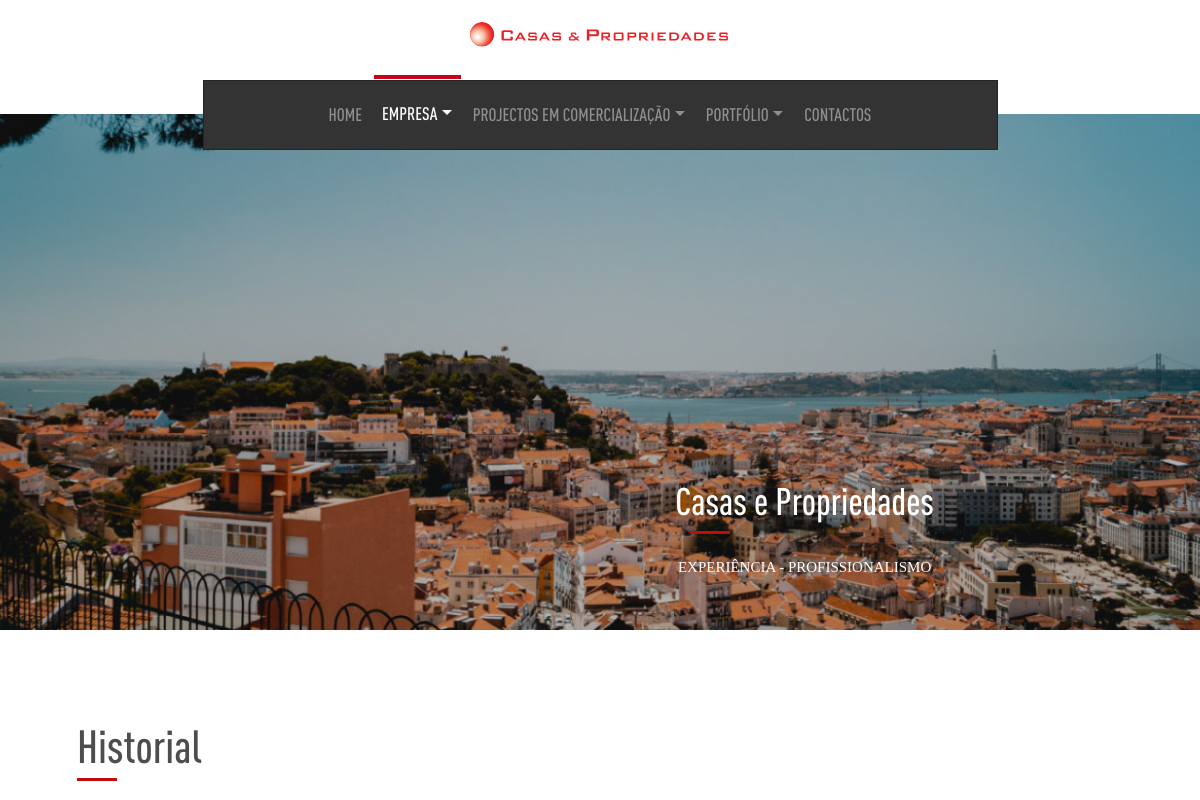
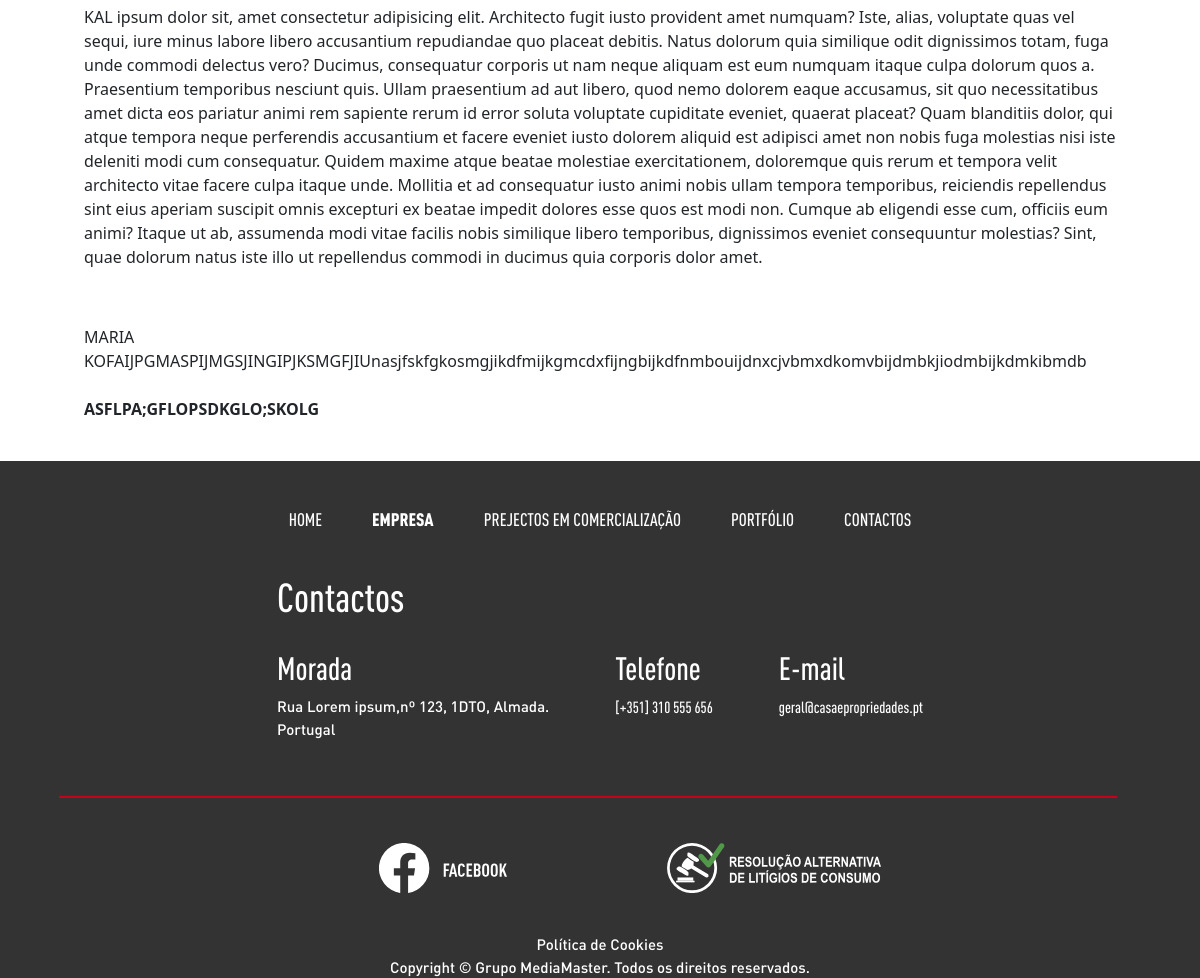
The app's page /empresa.php?id=1 with its own data (2 pictures, top to bottom).
### tables this page shows
CREATE TABLE `carousel` (
  `id` int(11) NOT NULL,
  `imagem` varchar(1000) NOT NULL,
  `titulo` varchar(100) NOT NULL,
  `texto` varchar(500) NOT NULL
);

CREATE TABLE `empresa` (
  `id` int(11) NOT NULL,
  `titulo` varchar(500) NOT NULL,
  `texto` text NOT NULL
);

CREATE TABLE `contactos` (
  `id` int(11) NOT NULL,
  `morada` varchar(500) NOT NULL,
  `telefone` varchar(500) NOT NULL,
  `email` varchar(500) NOT NULL,
  `facebook` varchar(500) NOT NULL,
  `email_form` varchar(500) NOT NULL
);

### empresa.php (called while the page is built)
<?php
$current_menu = "empresa";
require "components/header.php";
require "views/empresa_view.php";
require "components/footer.php";
?>

### helpers/_base_de_dados_helper.php (called while the page is built, shortened)
<?php
$base_dados = [
  "host" => "localhost",
  "dbname" => "casas_e_prop_bd",
  "user" => "root",
  "pass" => "",
];
$pdo = new PDO("mysql:host=$base_dados[host];dbname=$base_dados[dbname];charset=utf8mb4","$base_dados[user]","$base_dados[pass]");
function selectSql($sql){
  global $pdo;
  $consulta = $pdo->query($sql);
  $resultado = $consulta->fetchAll(PDO::FETCH_ASSOC);
  return $resultado;
}
function selectSqlUnico($sql){
  global $pdo;
  $consulta = $pdo->query($sql);
  $resultado = $consulta->fetch(PDO::FETCH_ASSOC);
  return $resultado;
}
?>

### helpers/carousel_helper.php (called while the page is built)
<?php
function getCarousel(){
  $resultado = selectSql("SELECT * FROM carousel");
  return $resultado;
}
?>

### helpers/empresa_helper.php (called while the page is built, shortened)
<?php
function getEmpresaEspecifica($id){
  $resultado = selectSqlUnico("SELECT * FROM empresa WHERE id=$id LIMIT 1");
  return $resultado;
}
?>

### helpers/contactos_helper.php (called while the page is built)
<?php
function getContactos(){
  $resultado = selectSqlUnico("SELECT * FROM contactos");
  return $resultado;
}
?>

### views/empresa_view.php (the view, shortened to what this page needs)
<?php
$form = !empty($_GET["id"]);
if($form){
  $id = intval($_GET["id"]);
  $ee = getEmpresaEspecifica($id);
}
?>
  <main class="container-fluid pt-5 px-0">
    <div class="row title mb-4 ps-1">
      <div class="col-6">
        <h1><?= $ee["titulo"] ?></h1>
        <div class="red-separator"></div>
      </div>
    </div>
    <div class="row mb-4 px-5 px-5">
      <div class="col-12 px-5 text-justify">
        <?= $ee["texto"] ?>
      </div>
    </div>
  </main>

### components/header.php (shortened to what this page needs)
<?php
  $contactos = getContactos();
  $carousel = getCarousel();
?>
<!DOCTYPE html>
<html lang="pt">
<head>
  <link href="https://cdn.jsdelivr.net/npm/bootstrap@5.3.3/dist/css/bootstrap.min.css" rel="stylesheet">
  <link rel="stylesheet" href="public/fonts/din_pro/stylesheet.css">
  <link rel="stylesheet" href="public/fonts/montserrat/stylesheet.css">
  <link rel="stylesheet" href="public/fonts/open_sans/stylesheet.css">
  <link rel="stylesheet" href="public/css/style.css">
</head>
<body>
  <header class="container-fluid">
    <div class="row">
      <div class="col-12 text-center logo_nav">
        <img src="public/img/extras/logo.svg" alt="logo" id="logotipo">
      </div>
    </div>
    <div class="row">
      <div class="col-12 text-center px-0 ">
        <nav class="navbar navbar-expand-md border border-dark m-auto nav-desktop">
          <div class="container-fluid">
            <div class="collapse navbar-collapse" id="navbarNavDropdown">
              <ul class="navbar-nav m-auto">
                <li class="nav-item">
                  <a class="nav-link <?= ($current_menu == "home") ? "active" : "" ?>" aria-current="page" href="index.php">HOME</a>
                </li>
                <li class="nav-item dropdown">
                  <a class="nav-link <?= ($current_menu == "empresa") ? "active" : "" ?> dropdown-toggle" id="empresa" role="button" data-bs-toggle="dropdown" aria-expanded="false">
                    EMPRESA
                  </a>
                </li>
                <li class="nav-item dropdown">
                  <a class="nav-link <?= ($current_menu == "projectos") ? "active" : "" ?> dropdown-toggle" href="#" role="button" data-bs-toggle="dropdown" aria-expanded="false">
                    PROJECTOS EM COMERCIALIZAÇÃO
                  </a>
                </li>
                <li class="nav-item dropdown">
                  <a class="nav-link <?= ($current_menu == "portfolio") ? "active" : "" ?> dropdown-toggle" href="#" role="button" data-bs-toggle="dropdown" aria-expanded="false">
                    PORTFÓLIO
                  </a>
                </li>
                <li class="nav-item">
                  <a class="nav-link <?= ($current_menu == "contactos") ? "active" : "" ?>" href="contactos.php">CONTACTOS</a>
                </li>
              </ul>
            </div>
          </div>
        </nav>
      </div>
    </div>
    <div class="row">
      <div class="col-12 text-center px-0 header-image">
        <div id="carouselExampleAutoplaying" class="carousel slide" data-bs-ride="carousel">
          <div class="carousel-inner">
            <?php foreach($carousel as $i => $c): ?>
              <div class="carousel-item carousel-item <?= ($i == 0) ? "active" : "" ?>">
                <img src="<?= $c["imagem"] ?>" class="d-block w-100" alt="...">
                <div class="carousel-caption d-flex justify-content-end header-image-caption">
                  <div>
                    <h1><?= $c["titulo"] ?></h1>
                    <div class="red-separator-c"></div>
                    <br>
                    <h4><?= $c["texto"] ?></h4>
                  </div>
                </div>
              </div>
            <?php endforeach?>
          </div>
        </div>
      </div>
    </div>
  </header>

### components/footer.php
  <footer class="container-fluid">
    <div class="row footer-nav">
      <div class="col-12">
        <nav>
          <a href="#" class="<?= ($current_menu == "home") ? "activated" : "" ?>">
            HOME
          </a>
          <a href="#" onclick="abrir_com_delay('empresa')" class="<?= ($current_menu == "empresa") ? "activated" : "" ?>">
            EMPRESA
          </a>
          <a href="#" class="<?= ($current_menu == "projectos") ? "activated" : "" ?>">
            PREJECTOS EM COMERCIALIZAÇÃO
          </a>
          <a href="#" class="<?= ($current_menu == "portfolio") ? "activated" : "" ?>">
            PORTFÓLIO
          </a>
          <a href="#" class="<?= ($current_menu == "contactos") ? "activated" : "" ?>">
            CONTACTOS
          </a>
        </nav>
      </div>
    </div>
    <div class="row">
      <div class="col-12 contacts">
        <div class="contacts-title">
          <h1>Contactos</h1>
        </div>
        <div class="morada">
          <h2>Morada</h2>
          <p>
            <?= $contactos["morada"] ?>
          </p>
        </div>
        <div>
          <h2>Telefone</h2>
          <?= $contactos["telefone"] ?>
        </div>
        <div>
          <h2>E-mail</h2>
          <?= $contactos["email"] ?>
        </div>
      </div>
    <div class="row">
      <div class="col-12 separator-footer">
      </div>
    </div>
    <div class="row">
      <div class="col-12 footer-img">
        <div>
          <a href="">
            <img src="public/img/svg/facebook-branco.svg" alt="facebook">
          </a>
        </div>
        <div>
          <a href="ralc.php">
            <img src="public/img/svg/ralc.svg" alt="ralc">
          </a>
        </div>
      </div>
    </div>
    <div class="cookies-copyright">
      Política de Cookies <br>
      Copyright ©  Grupo MediaMaster. Todos os direitos reservados.
    </div>
  </footer>
</body>
</html>

### public/css/style.css (style rules this page uses)
:root { --cinza: rgb(77, 77, 77); --cinza-escuro: rgb(51, 51, 51); --cinza-claro: rgb(102, 102, 102); --cinza-contactos: rgb(241, 241, 241); --vermelho: rgb(198, 2, 26); --branco: rgb(255, 255, 255); --preto: rgb(0, 0, 0); }
body { margin: 0px auto; max-width: 1280px; min-width: 360px; }
.red-separator { background-color: rgb(194, 11, 11); width: 40px; height: 3px; margin: 5px 0px 0px 73px; }
.red-separator-c { background-color: rgb(194, 11, 11); width: 40px; height: 3px; margin: -15px 0px 0px 15px; }
header #logotipo { max-width: 280px; margin: 15px 0px 25px 0px; }
header .nav-desktop { background-color: var(--cinza-escuro); height: 70px; width: 795px; z-index: 1; }
header nav .nav-item .nav-link { font-family: 'DIN-cond-med'; font-size: 18px; color: rgba(255, 255, 255, 0.45); padding-top: 21px; position: relative; bottom: 9px; border-top: 5px solid transparent; margin: 0px 2px 0px 2px; }
.dropdown-toggle::after { margin: 1px; }
.navbar-nav .nav-link.active, .navbar-nav .nav-link.show { color: var(--branco); }
.navbar-nav .nav-link.active { border-top: 4px solid var(--vermelho); }
header .header-image { margin: auto; margin: -36px 0px 18px 0px; height: fit-content; }
header .carousel-caption { padding-right: 86px; height: 156px; flex-wrap: wrap; color: white; z-index: 1; }
header .header-image-caption div > h1 { font-family: 'DIN-cond-med'; font-size: 38px; margin-bottom: 22px; }
header .header-image-caption div > h4 { font-family: 'Montserrat'; font-size: 15px; text-transform: uppercase; }
main .title h1 { font-family: 'DIN-cond-med'; font-size: 46px; color: var(--cinza); margin: 22px 0px 0px 73px; }
.carousel-item > div { display: flex; justify-content: center; flex-wrap: wrap; margin: auto; align-items: center; gap: 30px; }
footer { height: fit-content; background-color: var(--cinza-escuro); color: var(--branco); font-family: 'DIN-cond-med'; }
footer nav { margin-top: 45px; display: flex; justify-content: center; column-gap: 50px; }
footer nav a { font-size: 18px; text-decoration: none; color: inherit; min-width: fit-content; }
footer nav .activated { font-family: 'DIN-cond-black'; }
footer .contacts > .contacts-title { font-size: 46px; margin: 40px 0px 20px 0px; width: 650px; }
footer .contacts { margin: auto; max-width: 670px; display: flex; flex-wrap: wrap; justify-content: space-between; }
footer .contacts p { font-family: 'DIN-med'; font-size: 15px; }
footer .separator-footer { background-color: var(--vermelho); height: 2px; margin: 40px auto; width: 90%; }
footer .footer-img { position: relative; left: 42px; top: 5px; display: flex; justify-content: center; column-gap: 160px; }
footer .footer-img div img { height: 50px; }
footer .cookies-copyright { font-family: 'DIN-med'; font-size: 15px; text-align: center; display: flex; justify-content: center; align-items: center; margin-top: 45px; }
.logo_nav { display: flex; align-items: center; justify-content: center; }

### records on screen
carousel: imagem (picture), titulo "Casas e Propriedades", texto "EXPERIÊNCIA - PROFISSIONALISMO"
empresa: titulo "Historial", texto "KAL ipsum dolor sit, amet consectetur adipisicing elit. Architecto fugit iusto provident amet numquam? Iste, alias, voluptate quas vel sequi, iure minus labore libero accusantium repudiandae quo placeat debitis. Natus dolorum quia similique odit dignissimos totam, fuga unde commodi delectus vero? Ducimus, consequatur corporis ut nam neque aliquam est eum numquam itaque culpa dolorum quos a. Praesentium temporibus nesciunt quis. Ullam praesentium ad aut libero, quod nemo dolorem eaque accusamus, sit quo necessitatibus amet dicta eos pariatur animi rem sapiente rerum id error soluta voluptate cupiditate eveniet, quaerat placeat? Quam blanditiis dolor, qui atque tempora neque perferendis…"
contactos: morada "Rua Lorem ipsum,nº 123, 1DTO, Almada. Portugal", telefone "[+351] 310 555 656", email "geral@casaepropriedades.pt"
